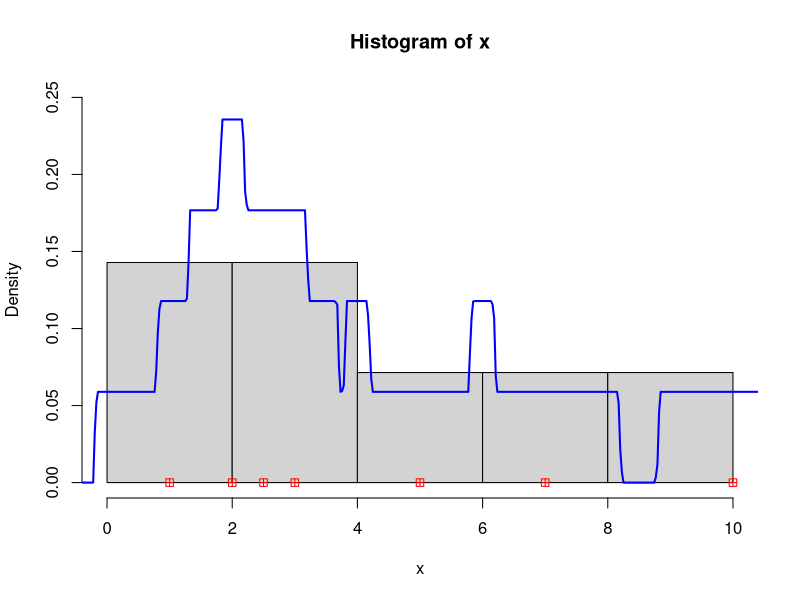
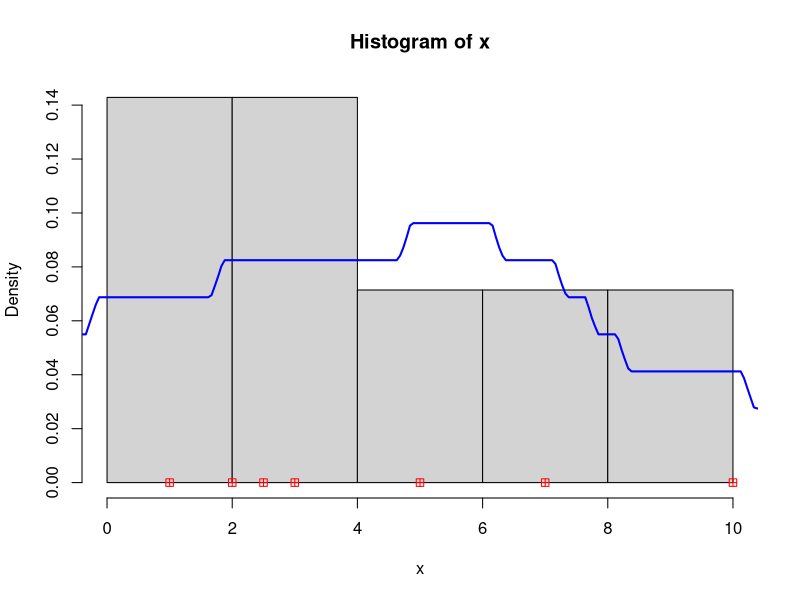
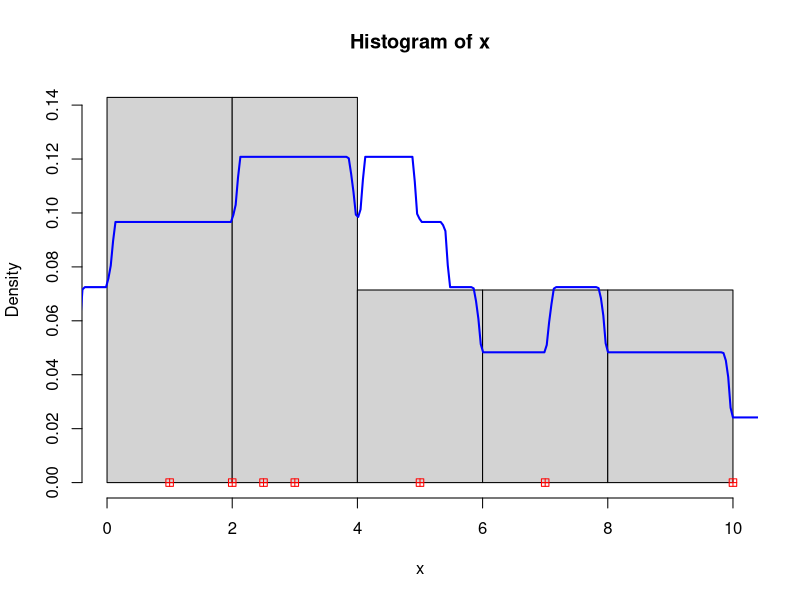
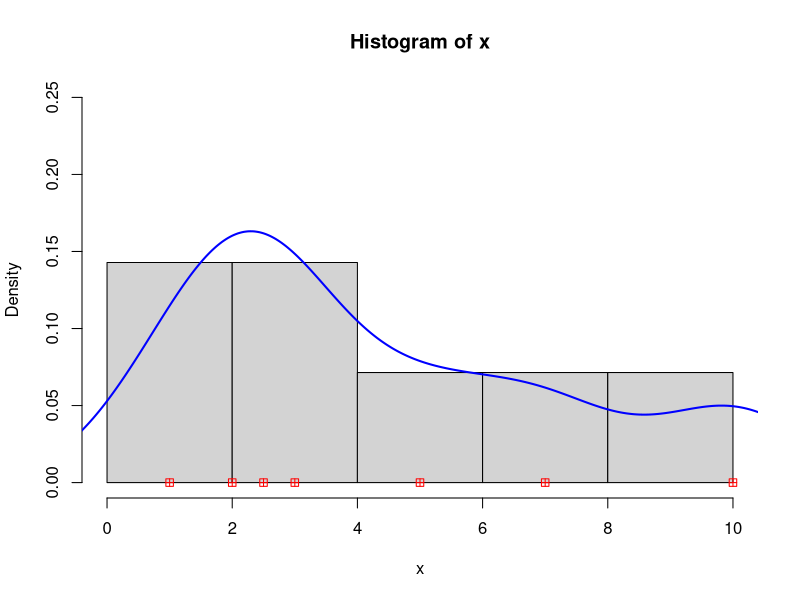
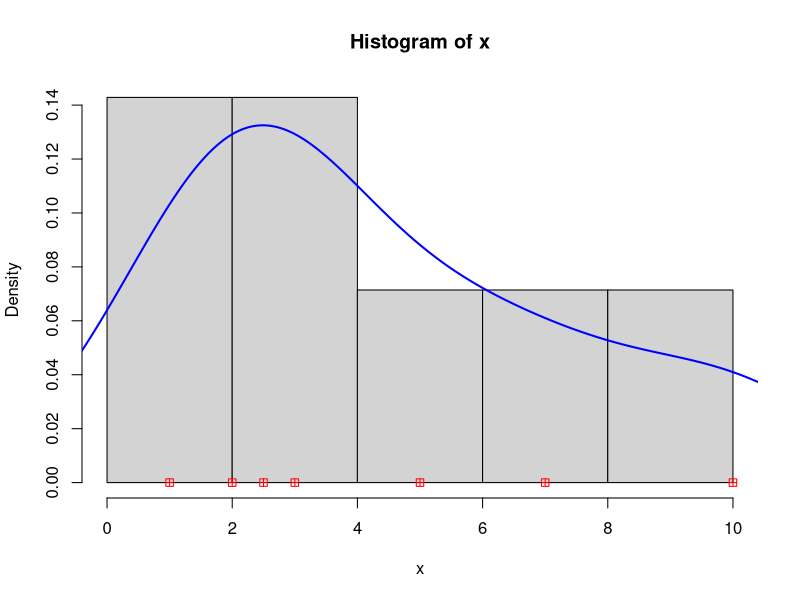

The R script that drew these images, in order:
x<-c(1,2,2.5,3,5,7,10)
y<-rep(0,length(x))

hist(x,prob=TRUE,ylim=c(0,0.25))
points(x,y,col="red",pch=12)
lines(density(x,kernel="rectangular",bw=0.7),lwd=2,col="blue") #bw es igual a b/2 

hist(x,prob=TRUE)
points(x,y,col="red",pch=12)
lines(density(x,kernel="rectangular",bw=3),lwd=2,col="blue") #bw es igual a b/2 

hist(x,prob=TRUE)
points(x,y,col="red",pch=12)
lines(density(x,kernel="rectangular"),lwd=2,col="blue") #bw es igual a b/2 


hist(x,prob=TRUE,ylim=c(0,0.25))
points(x,y,col="red",pch=12)
lines(density(x,bw=1.2),lwd=2,col="blue") #bw es igual a b/2

hist(x,prob=TRUE)
points(x,y,col="red",pch=12)
lines(density(x),lwd=2,col="blue") #bw es igual a b/2 



